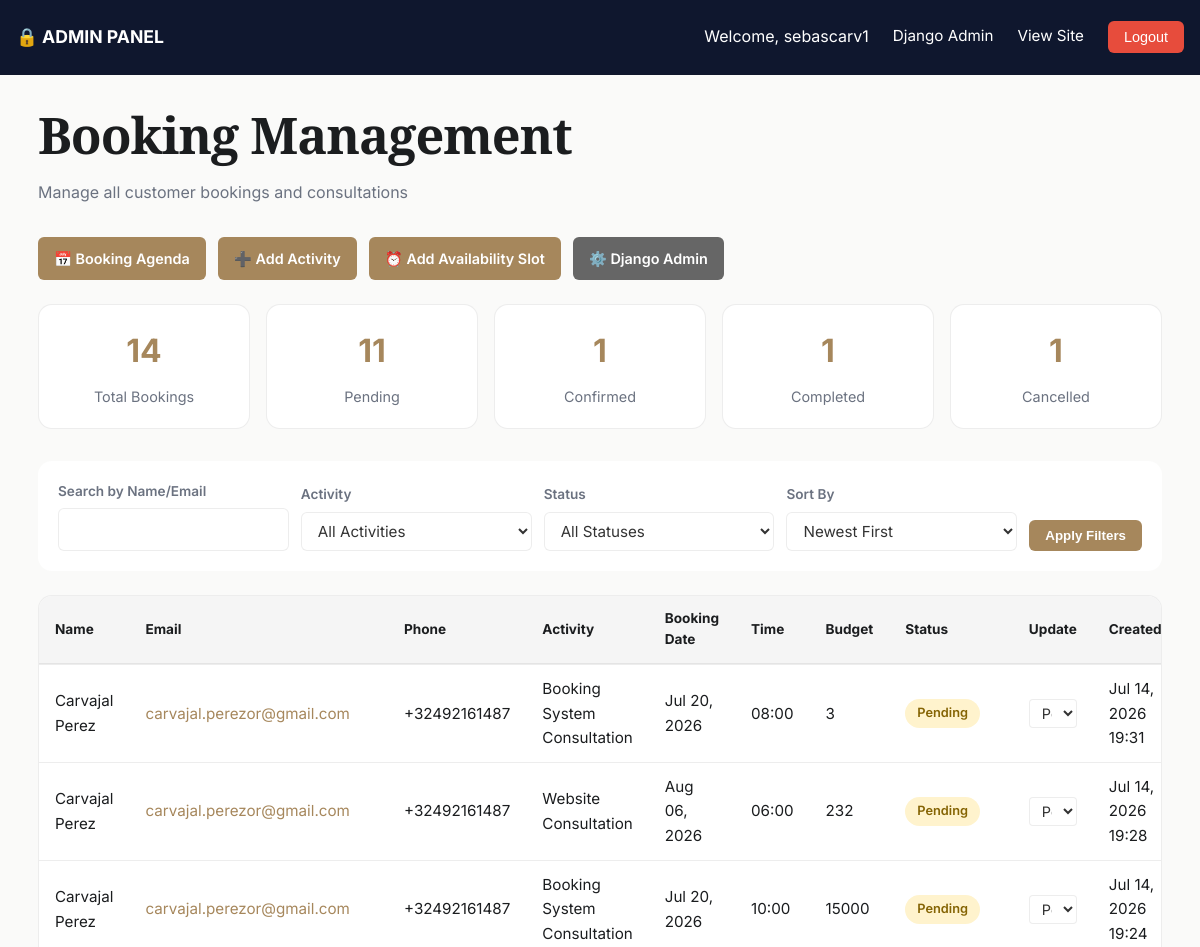
The page /booking/management/ (signed in, upper part) on the database as committed earlier.
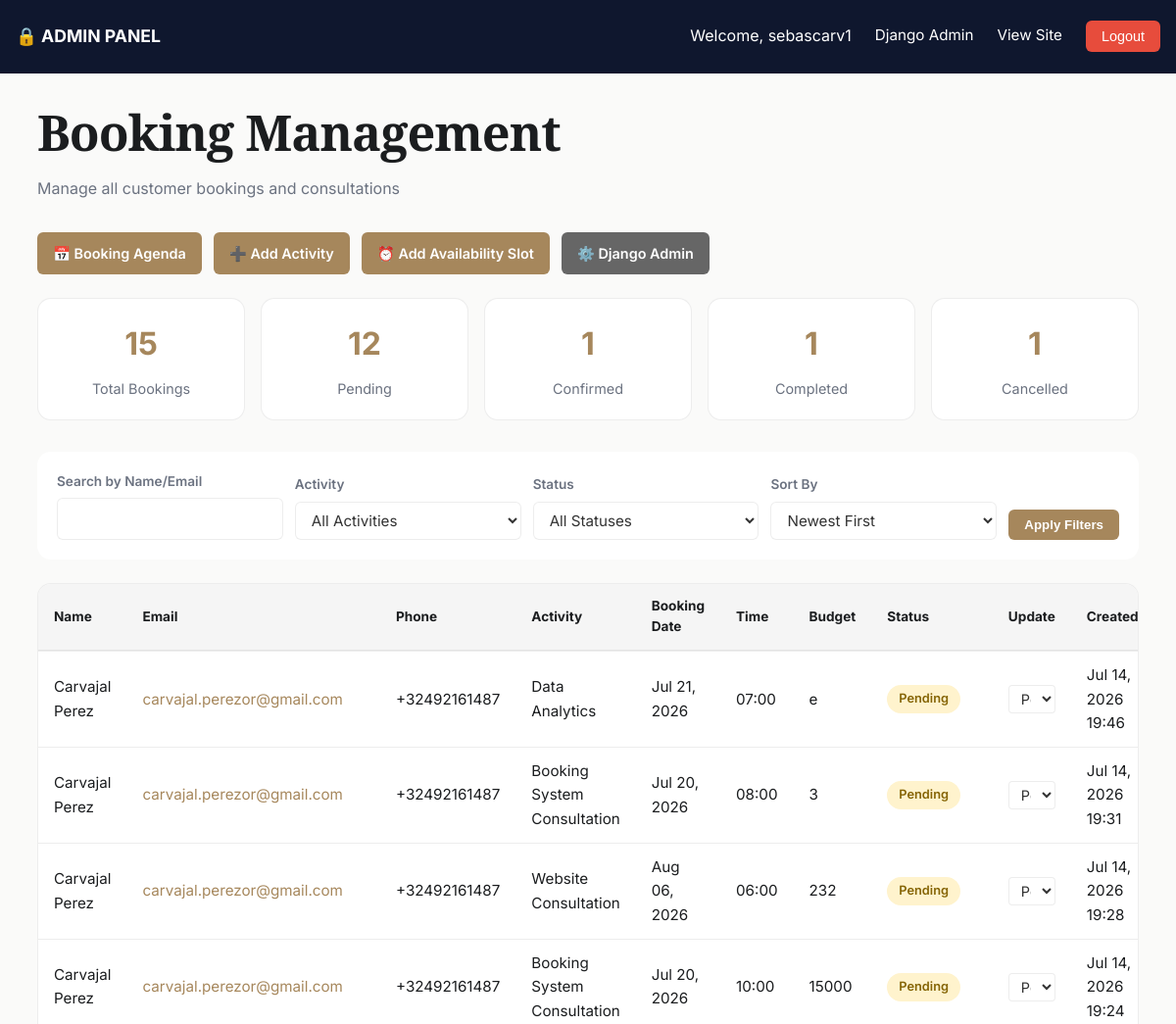
The same page on the database as committed later.
### booking/models.py (models this page shows, shortened)
class Booking(models.Model):
    STATUS_CHOICES = [
        ("pending", "Pending"),
        ("confirmed", "Confirmed"),
        ("completed", "Completed"),
        ("cancelled", "Cancelled"),
    ]
    activity = models.ForeignKey(Activity, on_delete=models.SET_NULL, null=True)
    full_name = models.CharField(max_length=150)
    email = models.EmailField()
    phone = models.CharField(max_length=20, blank=True)
    booking_date = models.DateField()
    booking_time = models.TimeField()
    budget = models.CharField(max_length=100, blank=True)
    timeline = models.CharField(max_length=100, blank=True)
    project_details = models.TextField()
    status = models.CharField(max_length=20, choices=STATUS_CHOICES, default="pending")
    terms_accepted = models.BooleanField(default=False)
    created_at = models.DateTimeField(auto_now_add=True)
    updated_at = models.DateTimeField(auto_now=True)
    class Meta:
        ordering = ["-created_at"]
        indexes = [
            models.Index(fields=["email", "booking_date"]),
            models.Index(fields=["status"]),
        ]

class Activity(models.Model):
    name = models.CharField(max_length=100, unique=True)
    description = models.TextField(blank=True)
    duration_minutes = models.IntegerField(default=30)
    is_active = models.BooleanField(default=True)
    created_at = models.DateTimeField(auto_now_add=True)
    class Meta:
        verbose_name_plural = "Activities"
        ordering = ["name"]

### booking/views.py (the view)
# urls.py: path("management/", views.booking_management, name="management"),
@login_required(login_url="admin:login")
@user_passes_test(is_admin, login_url="admin:login")
def booking_management(request):
    template_name = "booking/management.html"
    status = request.GET.get("status", "")
    activity_id = request.GET.get("activity", "")
    sort_by = request.GET.get("sort", "-created_at")
    search = request.GET.get("search", "")
    bookings = Booking.objects.all()
    if status:
        bookings = bookings.filter(status=status)
    if activity_id:
        bookings = bookings.filter(activity_id=activity_id)
    if search:
        bookings = bookings.filter(full_name__icontains=search) | bookings.filter(email__icontains=search)
    valid_sorts = ["-created_at", "created_at", "booking_date", "-booking_date", "full_name"]
    if sort_by not in valid_sorts:
        sort_by = "-created_at"
    bookings = bookings.order_by(sort_by)
    total_bookings = Booking.objects.count()
    pending_count = Booking.objects.filter(status="pending").count()
    confirmed_count = Booking.objects.filter(status="confirmed").count()
    completed_count = Booking.objects.filter(status="completed").count()
    cancelled_count = Booking.objects.filter(status="cancelled").count()
    context = {
        "bookings": bookings,
        "activities": Activity.objects.filter(is_active=True),
        "status_choices": Booking.STATUS_CHOICES,
        "stats": {
            "total": total_bookings,
            "pending": pending_count,
            "confirmed": confirmed_count,
            "completed": completed_count,
            "cancelled": cancelled_count,
        },
        "current_status": status,
        "current_activity": activity_id,
        "current_sort": sort_by,
        "search_term": search,
    }
    return render(request, template_name, context)

### booking/views.py (called while the page is built)
def is_admin(user):
    return user.is_staff or user.is_superuser

### templates/booking/management.html (shortened to what the changed rows need)
{% load static %}
<!doctype html>
<html lang="en">
<head>
  <link rel="stylesheet" href="{% static 'css/services.css' %}">
</head>
<body>
  <main class="management-container">
    <div class="wrap">
      <div style="margin-bottom: 32px;">
        <h1 style="margin-bottom: 8px;">Booking Management</h1>
      </div>
      <div class="stats-grid">
        <div class="stat-card">
          <div class="stat-number">{{ stats.total }}</div>
          <div class="stat-label">Total Bookings</div>
        </div>
        <div class="stat-card">
          <div class="stat-number">{{ stats.pending }}</div>
          <div class="stat-label">Pending</div>
        </div>
      </div>
      {% if bookings %}
        <div class="bookings-table">
          <div class="table-wrapper">
            <table>
              <thead>
                <tr>
                  <th>Name</th>
                  <th>Email</th>
                  <th>Phone</th>
                  <th>Activity</th>
                  <th>Booking Date</th>
                  <th>Time</th>
                  <th>Budget</th>
                  <th>Status</th>
                  <th>Update</th>
                  <th>Created</th>
                </tr>
              </thead>
              <tbody>
                {% for booking in bookings %}
                  <tr>
                    <td>{{ booking.full_name }}</td>
                    <td><a href="mailto:{{ booking.email }}" style="color: var(--brass);">{{ booking.email }}</a></td>
                    <td>{{ booking.phone|default:"-" }}</td>
                    <td>{{ booking.activity.name }}</td>
                    <td>{{ booking.booking_date|date:"M d, Y" }}</td>
                    <td>{{ booking.booking_time|time:"H:i" }}</td>
                    <td>{{ booking.budget|default:"-" }}</td>
                    <td>
                      <span class="status-badge status-{{ booking.status }}">{{ booking.get_status_display }}</span>
                    </td>
                    <td>
                      <select class="status-select" data-booking-id="{{ booking.id }}" onchange="updateBookingStatus({{ booking.id }}, this.value)">
                        {% for value, label in status_choices %}
                          <option value="{{ value }}" {% if booking.status == value %}selected{% endif %}>{{ label }}</option>
                        {% endfor %}
                      </select>
                    </td>
                    <td>{{ booking.created_at|date:"M d, Y H:i" }}</td>
                  </tr>
                {% endfor %}
              </tbody>
            </table>
          </div>
        </div>
      {% else %}
        <div class="empty-state">
          <p>📋 No bookings found matching your filters.</p>
        </div>
      {% endif %}
    </div>
  </main>
</body>
</html>

Rows that differ between the two databases and show on the page:
added Booking: full_name "Carvajal Perez", email "carvajal.perezor@gmail.com", phone "+32492161487", activity.name "Data Analytics", booking_date "Jul 21, 2026", booking_time "07:00", budget "e", status "Pending", status+id "Pending", created_at "Jul 14, 2026 19:46"
Other text that changed with them:
{{ stats.total }}: "14" → "15"
{{ stats.pending }}: "11" → "12"
